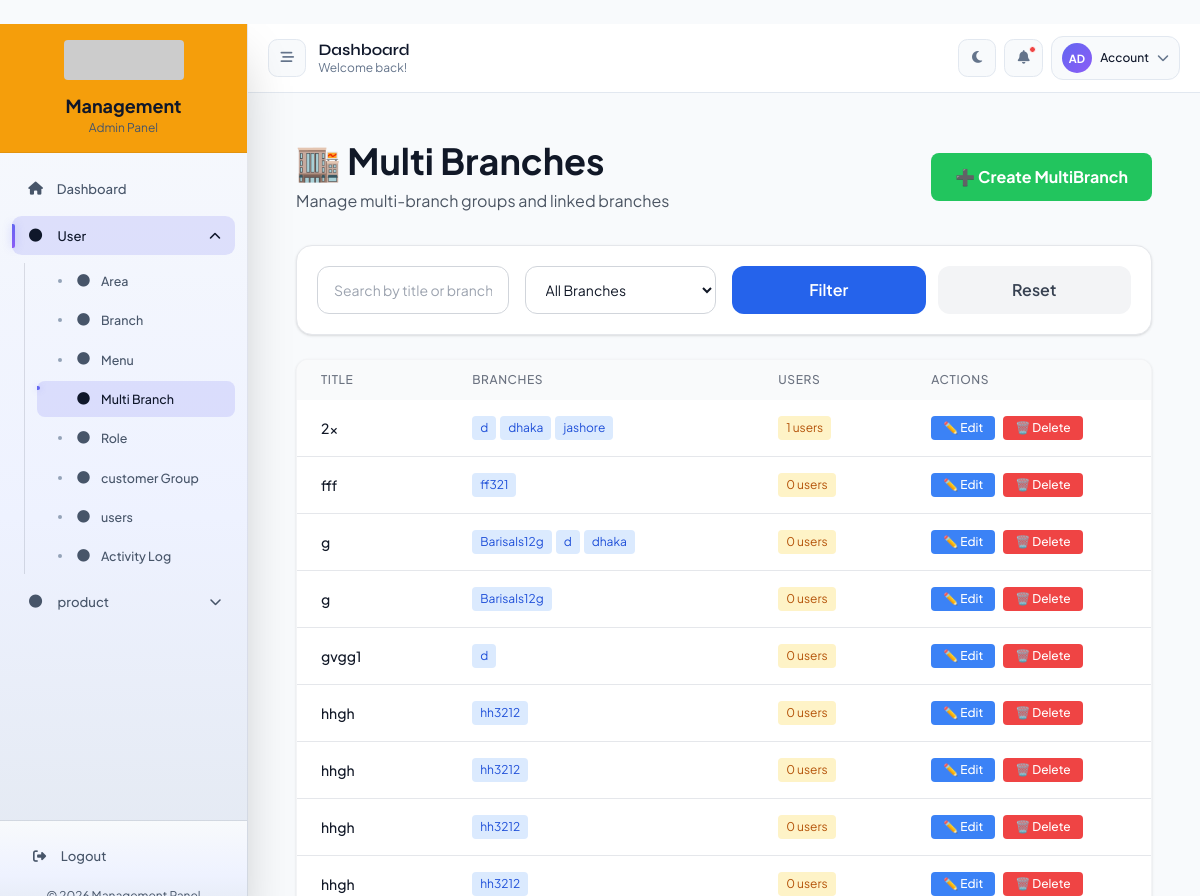
The page /user/multi-branches/ (signed in) on the database its author committed.
### user/models.py (models this page shows, shortened)
class Menu(Common):
    name = models.CharField(max_length=100, verbose_name="Menu Name")
    icon = models.CharField(
        max_length=50,
        default="fas fa-circle",
        verbose_name="Font Awesome Icon",
        help_text="e.g. fas fa-users",
    )
    url = models.CharField(
        max_length=255,
        verbose_name="URL or URL Name",
        help_text="Example: user:user_list or /user/users/",
    )
    order = models.IntegerField(default=0, verbose_name="Display Order")
    is_active = models.BooleanField(default=True, verbose_name="Active")
    description = models.TextField(blank=True, null=True, verbose_name="Description")
    parent = models.ForeignKey(
        "self",
        null=True,
        blank=True,
        on_delete=models.CASCADE,
        related_name="submenus",
        verbose_name="Parent Menu",
    )
    permissions = models.ManyToManyField(
        Permission,
        blank=True,
        related_name="sidebar_menus",
        verbose_name="Required permissions",
        help_text="Leave empty if every authenticated user with this menu can open it.",
    )
    history = HistoricalRecords()
    class Meta:
        ordering = ["order", "name"]
        unique_together = [["name", "parent"]]
        verbose_name = "Menu"
        verbose_name_plural = "Menus"
    def get_resolved_url(self):
        raw = (self.url or "").strip()
        if not raw:
            return ""
        if raw.startswith("/"):
            return raw
        try:
            return reverse(raw)
        except NoReverseMatch:
            return ""

class MultiBranch(Common):
    title = models.CharField(max_length=300)
    multi_branch = models.ManyToManyField(
        Branch,
        blank=True,
        related_name="multibranch_sets",
        verbose_name="Branches",
    )
    history = HistoricalRecords()
    class Meta:
        ordering = ["title"]
        verbose_name = "MultiBranch"
        verbose_name_plural = "MultiBranches"

class Branch(Common):
    name = models.CharField(max_length=100, verbose_name="Branch Name")
    address = models.TextField(verbose_name="Address")
    phone = models.CharField(max_length=20, verbose_name="Phone")
    manager = models.ForeignKey(
        "Users",
        on_delete=models.SET_NULL,
        null=True,
        blank=True,
        related_name="managed_branches",
        verbose_name="Manager",
    )
    branch_staff = models.ManyToManyField(
        "Users",
        blank=True,
        related_name="staffed_branches",
        verbose_name="Branch Staff",
    )
    total_area = models.ManyToManyField(
        "Area",
        blank=True,
        related_name="branches",
        verbose_name="Total Areas",
    )
    history = HistoricalRecords()
    class Meta:
        ordering = ["name"]
        verbose_name = "Branch"
        verbose_name_plural = "Branches"

### user/views.py (the view)
# urls.py: path("multi-branches/", MultiBranchListView.as_view(), name="multibranch_list"),
class MultiBranchListView(LoginRequiredMixin, HtmxListViewMixin, ScopedListContextMixin, ListView):
    model = MultiBranch
    template_name = "user/multibranch_list.html"
    partial_template_name = "user/partials/multibranch_list_content.html"
    context_object_name = "multibranches"
    def get_queryset(self):
        qs = MultiBranch.objects.prefetch_related("multi_branch", "users_mult_branch")
        user = self.request.user
        scope = get_user_scope(user)
        allowed_branch_ids = list(scope["branches"].values_list("id", flat=True))
        if not is_global_user(user):
            if allowed_branch_ids:
                qs = qs.filter(multi_branch__id__in=allowed_branch_ids)
            else:
                qs = qs.none()
        search = self.request.GET.get("search", "").strip()
        branch_id = self.request.GET.get("branch", "").strip()
        if branch_id:
            qs = qs.filter(multi_branch__id=branch_id)
        if search:
            qs = qs.filter(
                Q(title__icontains=search) |
                Q(multi_branch__name__icontains=search)
            )
        return qs.distinct().order_by("title")
    def get_context_data(self, **kwargs):
        context = super().get_context_data(**kwargs)
        context.update(self.get_scope_context())
        context["selected_search"] = self.request.GET.get("search", "").strip()
        return context

### templates/user/multibranch_list.html (shortened to what this page needs)
{% extends 'base.html' %}
{% load static %}
{% block app_prefix %}/user{% endblock %}
{% block content %}
    {% include "user/partials/multibranch_list_content.html" %}
{% endblock %}

### templates/common/sidebar.html (shortened to what this page needs)
{% load static %}
<aside id="sidebar"
    class="fixed md:relative inset-y-0 left-0 z-50 flex h-screen flex-col transform -translate-x-full md:translate-x-0 shadow-2xl transition-all duration-300 sidebar-open">
    <div class="top-logo-area p-4 relative z-10 border-b">
        <div class="logo-wrap flex flex-col items-center gap-3">
            <div class="brand-logo-box shrink-0">
                <img src="https://dummyimage.com/120x40/f59e0b/ffffff&text=Logo"
                     alt="Logo"
                     class="h-10 w-auto rounded">
            </div>
            <div class="text-center">
                <h1 class="brand-title text-lg font-bold">Management</h1>
                <p class="brand-subtitle text-xs">Admin Panel</p>
            </div>
        </div>
    </div>
        <nav id="sidebarNav"
            class="sidebar-nav flex-1 overflow-y-auto px-3 py-4 space-y-2">
        {% url 'dashboard' as dashboard_url %}
        <a href="{{ dashboard_url }}"
           data-href="{{ dashboard_url }}"
           class="sidebar-link menu-item flex items-center gap-3 px-4 py-3 rounded-xl text-sm font-medium transition-all duration-200 {% if request.path == dashboard_url %}active{% endif %}">
            <i class="fas fa-home w-5 text-center shrink-0"></i>
            <span class="sidebar-text">Dashboard</span>
        </a>
        {% for item in sidebar_menus %}
            {% with menu=item.menu children=item.children menu_url=menu.get_resolved_url %}
                {% if children %}
                    <div class="sidebar-group" data-dropdown>
                        <button type="button"
                                class="dropdown-trigger menu-item w-full flex items-center justify-between gap-3 px-4 py-3 rounded-xl text-sm font-medium transition-all duration-200 text-left relative">
                            <div class="flex items-center gap-3 min-w-0">
                                {% if menu.icon %}
                                    <i class="{{ menu.icon }} main-icon w-5 text-center shrink-0"></i>
                                {% else %}
                                    <i class="fas fa-circle main-icon w-5 text-center text-xs shrink-0"></i>
                                {% endif %}
                                <span class="sidebar-text truncate">{{ menu.name }}</span>
                            </div>
                            <i class="chevron sidebar-chevron fas fa-chevron-down text-xs transition-transform duration-300 shrink-0"></i>
                        </button>
                        <div class="dropdown-menu sidebar-submenu hidden mt-2 ml-3 space-y-1 pl-3">
                            {% for child in children %}
                                {% with child_url=child.get_resolved_url %}
                                    {% if child_url %}
                                        <a href="{{ child_url }}"
                                           data-href="{{ child_url }}"
                                           class="sidebar-child-link flex items-center gap-3 px-4 py-2.5 rounded-lg text-sm transition-all duration-200 {% if request.path == child_url %}active{% endif %}">
                                            {% if child.icon %}
                                                <i class="{{ child.icon }} w-4 text-center shrink-0"></i>
                                            {% else %}
                                                <i class="fas fa-angle-right w-4 text-center shrink-0"></i>
                                            {% endif %}
                                            <span class="sidebar-text">{{ child.name }}</span>
                                        </a>
                                    {% endif %}
                                {% endwith %}
                            {% endfor %}
                        </div>
                    </div>
                {% endif %}
            {% endwith %}
        {% endfor %}
    </nav>
    <div class="sidebar-footer p-4 border-t space-y-3">
        {% url 'user:logout' as logout_url %}
        <a href="{{ logout_url }}"
           class="sidebar-link menu-item flex items-center gap-3 px-4 py-3 rounded-xl text-sm font-medium transition-all duration-200 text-red-600 hover:bg-red-50 dark:text-red-400 dark:hover:bg-red-900/20">
            <i class="fas fa-sign-out-alt w-5 text-center shrink-0"></i>
            <span class="sidebar-text">Logout</span>
        </a>
        <div class="sidebar-footer-text text-xs text-center">
        </div>
    </div>
</aside>

### templates/user/partials/multibranch_list_content.html (shortened to what this page needs)
<main id="main-content" data-page-title="Multi Branches - Management" data-page-subtitle="Manage multi-branch groups and linked branches" class="flex-1 overflow-y-auto p-5 sm:p-6 page-content" style="background:var(--surface-alt);">
    <div class="mx-auto">
        <div class="flex flex-col sm:flex-row sm:justify-between sm:items-center gap-4 mb-8">
            <div>
                <h1 class="text-3xl md:text-4xl font-bold text-gray-900 dark:text-white">🏬 Multi Branches</h1>
                <p class="text-gray-600 dark:text-slate-400 mt-2">Manage multi-branch groups and linked branches</p>
            </div>
            {% if request.user.is_superuser or request.user.is_admin or perms.user.add_multibranch %}
                <a href="{% url 'user:related_object_create' 'multibranch' %}"
                   class="inline-flex items-center justify-center bg-green-500 hover:bg-green-600 dark:bg-green-600 dark:hover:bg-green-700 text-white font-bold py-3 px-6 rounded-lg transition modal-trigger"
                   data-modal-url="{% url 'user:related_object_create' 'multibranch' %}">
                    ➕ Create MultiBranch
                </a>
            {% endif %}
        </div>
        <form method="get"
              hx-get="{% url 'user:multibranch_list' %}"
              hx-target="#main-content"
              hx-select="#main-content"
              hx-swap="outerHTML"
              hx-push-url="true"
              class="bg-white dark:bg-slate-900 rounded-2xl shadow border border-gray-200 dark:border-slate-800 p-5 mb-6 grid grid-cols-1 md:grid-cols-4 gap-4">
            <input type="text" name="search" value="{{ selected_search }}"
                   placeholder="Search by title or branch"
                   class="rounded-xl border border-gray-300 dark:border-slate-700 bg-white dark:bg-slate-950 px-4 py-3 text-sm text-gray-900 dark:text-white">
            <select name="branch" class="rounded-xl border border-gray-300 dark:border-slate-700 bg-white dark:bg-slate-950 px-4 py-3 text-sm text-gray-900 dark:text-white js-enhanced-select">
                <option value="">All Branches</option>
            </select>
            <div class="md:col-span-2 flex gap-3">
                <button type="submit"
                        class="flex-1 rounded-xl bg-blue-600 hover:bg-blue-700 text-white font-semibold px-5 py-3">
                    Filter
                </button>
                <a href="{% url 'user:multibranch_list' %}"
                   class="flex-1 rounded-xl bg-gray-100 hover:bg-gray-200 dark:bg-slate-800 dark:hover:bg-slate-700 text-gray-700 dark:text-slate-200 font-semibold px-5 py-3 text-center">
                    Reset
                </a>
            </div>
        </form>
        <div class="bg-white dark:bg-slate-900 rounded-xl shadow overflow-hidden border border-gray-100 dark:border-slate-800">
            <div class="overflow-x-auto">
                <table class="w-full min-w-[900px]">
                    <thead class="bg-gray-50 dark:bg-slate-800">
                        <tr>
                            <th class="px-6 py-3 text-left text-xs font-medium text-gray-500 dark:text-slate-400 uppercase tracking-wider">Title</th>
                            <th class="px-6 py-3 text-left text-xs font-medium text-gray-500 dark:text-slate-400 uppercase tracking-wider">Branches</th>
                            <th class="px-6 py-3 text-left text-xs font-medium text-gray-500 dark:text-slate-400 uppercase tracking-wider">Users</th>
                            <th class="px-6 py-3 text-left text-xs font-medium text-gray-500 dark:text-slate-400 uppercase tracking-wider">Actions</th>
                        </tr>
                    </thead>
                    <tbody class="bg-white dark:bg-slate-900 divide-y divide-gray-200 dark:divide-slate-700">
                        {% for item in multibranches %}
                            <tr class="hover:bg-gray-50 dark:hover:bg-slate-800">
                                <td class="px-6 py-4 whitespace-nowrap">
                                    <div class="text-sm font-medium text-gray-900 dark:text-white">{{ item.title }}</div>
                                </td>
                                <td class="px-6 py-4">
                                    <div class="flex flex-wrap gap-1">
                                        {% for branch in item.multi_branch.all|slice:":3" %}
                                            <span class="inline-block px-2 py-1 bg-blue-100 dark:bg-blue-900/30 text-blue-700 dark:text-blue-300 rounded text-xs">
                                                {{ branch.name }}
                                            </span>
                                        {% empty %}
                                            <span class="text-xs text-gray-500 dark:text-slate-400">No branches</span>
                                        {% endfor %}
                                    </div>
                                </td>
                                <td class="px-6 py-4">
                                    <span class="inline-block px-2 py-1 bg-amber-100 dark:bg-amber-900/30 text-amber-700 dark:text-amber-300 rounded text-xs">
                                        {{ item.users_mult_branch.count }} users
                                    </span>
                                </td>
                                <td class="px-6 py-4 whitespace-nowrap text-sm font-medium">
                                    <div class="flex gap-2">
                                        {% if request.user.is_superuser or request.user.is_admin or perms.user.change_multibranch %}
                                            <a href="{% url 'user:related_object_edit' 'multibranch' item.pk %}"
                                               class="bg-blue-500 hover:bg-blue-600 text-white px-3 py-1 rounded text-xs modal-trigger"
                                               data-modal-url="{% url 'user:related_object_edit' 'multibranch' item.pk %}">
                                                ✏️ Edit
                                            </a>
                                        {% endif %}
                                        {% if request.user.is_superuser or request.user.is_admin or perms.user.delete_multibranch %}
                                            <a href="{% url 'user:multibranch_delete' item.pk %}"
                                               class="delete-btn inline-flex items-center px-3 py-1 rounded bg-red-500 hover:bg-red-600 text-white text-xs"
                                               data-url="{% url 'user:multibranch_delete' item.pk %}">
                                                🗑️ Delete
                                            </a>
                                        {% endif %}
                                    </div>
                                </td>
                            </tr>
                        {% empty %}
                            <tr>
                                <td colspan="4" class="px-6 py-12 text-center">
                                    <p class="text-gray-600 dark:text-slate-400 text-lg">No multibranch items found.</p>
                                </td>
                            </tr>
                        {% endfor %}
                    </tbody>
                </table>
            </div>
        </div>
    </div>
</main>

### rows shown on the page
Menu: menu.name "User"
Menu: name "Area"
Menu: name "Branch"
Menu: name "Menu"
Menu: name "Multi Branch"
Menu: name "Role"
Menu: name "customer Group"
Menu: name "users"
Menu: name "Activity Log"
Menu: menu.name "product"
MultiBranch: title "2x", users_mult_branch.count "1"
Branch: name "d"
Branch: name "dhaka"
Branch: name "jashore"
MultiBranch: title "fff", users_mult_branch.count "0"
Branch: name "ff321"
MultiBranch: title "g", users_mult_branch.count "0"
Branch: name "Barisals12g"
MultiBranch: title "g", users_mult_branch.count "0"
MultiBranch: title "gvgg1", users_mult_branch.count "0"
MultiBranch: title "hhgh", users_mult_branch.count "0"
Branch: name "hh3212"
MultiBranch: title "hhgh", users_mult_branch.count "0"
MultiBranch: title "hhgh", users_mult_branch.count "0"
MultiBranch: title "hhgh", users_mult_branch.count "0"
